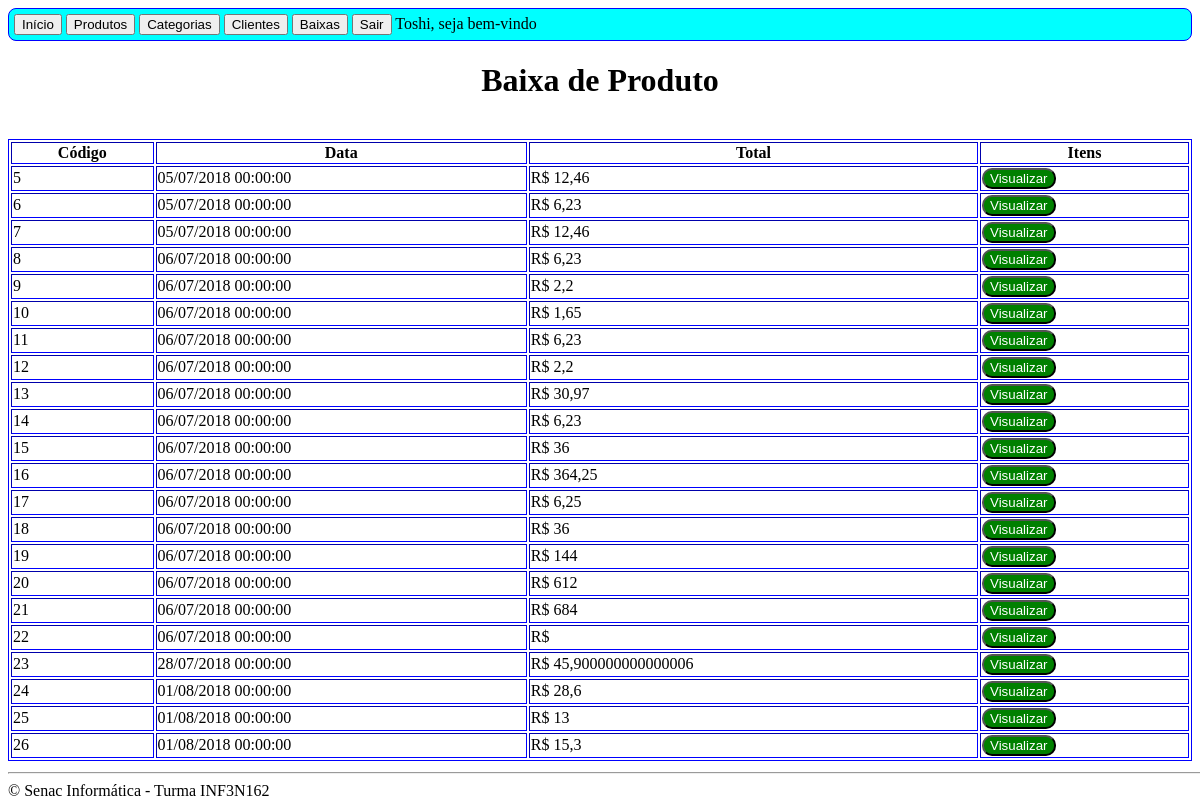
/pedido.php (signed in), run on the app's committed database.
### tables this page shows
CREATE TABLE `pedido` (
  `id` int(11) NOT NULL,
  `codUsuario` int(11) DEFAULT NULL,
  `data` date DEFAULT NULL,
  `valor` double DEFAULT NULL
);

### dao/clsConexao.php (called while the page is built, shortened)
<?php
class Conexao {
    private function abrir(){
        $local = "localhost";
        $banco = "clinicaofitalmo";
        $usuario = "root";
        $senha = "";
        $conn = mysqli_connect($local, $usuario, $senha, $banco);
        return $conn;
    }
    public function consultar( $sql ){
        $conn = $this->abrir();
        if( $conn != NULL ){
            $result = mysqli_query($conn, $sql);
            return $result;
        }  else {
            return NULL;
        }
    }
}

### dao/clsPedidoDAO.php (called while the page is built, shortened)
<?php
include_once CAMINHO.'dao/clsConexao.php';
include_once CAMINHO.'model/clsPedido.php';
class PedidoDAO {
    public static function getPedidoByIdCliente($idCliente){
        $sql = "SELECT p.id AS id, "
                . " DATE_FORMAT(p.data, '%d/%m/%Y %T') AS horario, "
                . " ( SELECT SUM( i.preco * i.quantidade ) FROM itens i "
                . "     WHERE codPedido = p.id ) AS total "
             . " FROM pedido p "
             . " WHERE p.codUsuario = ".$idCliente;
        $conn = new Conexao();
        $result = $conn->consultar($sql);
        $lista = new ArrayObject();
        while( list( $id, $data, $total ) = mysqli_fetch_row($result)){
            $pedido = new Pedido();
            $pedido->setId($id);
            $pedido->setData($data);
            $pedido->setTotal($total);
            $lista->append($pedido);
        }
        return $lista;
    }
}

### model/clsPedido.php (called while the page is built, shortened)
<?php
class Pedido {
    private $id;
    private $data;
    private $total;
    public function getTotal() {
        return $this->total;
    }
    public function setTotal($total) {
        $this->total = $total;
    }
    public function getId() {
        return $this->id;
    }
    public function getData() {
        return $this->data;
    }
    public function setId($id) {
        $this->id = $id;
    }
    public function setData($data) {
        $this->data = $data;
    }
}

### pedido.php (the view, shortened to what this page needs)
<?php
    include_once CAMINHO.'dao/clsPedidoDAO.php';
    include_once CAMINHO.'model/clsPedido.php';
?>
<!DOCTYPE html>
<html>
    <head>
        <link href="estilo.css" type="text/css" rel="stylesheet" />
    </head>
     <body onload="erro()">
        <?php
            require_once 'cabecalho.php';
        ?>
        <h1 align="center">Baixa de Produto</h1>
        <br>
         <?php
        $lista = PedidoDAO::getPedidoByIdCliente( $_SESSION['idCliente'] );
        if( $lista->count() == 0 ){
            echo '<h2><b>Nenhum pedido encontrado!</b></h2>';
        }  else {
        ?>
        <table border="1" width="100%">
            <tr>
                <th>Código</th>
                <th>Data</th>
                <th>Total</th>
                <th>Itens</th>
            </tr>
            <?php
            foreach ($lista as $pedido) {
            ?>
            <tr>
                <td><?php echo $pedido->getId();?></td>
                <td><?php echo $pedido->getData(); ?></td>
                <td><?php echo "R$ ".str_replace(".", ",", $pedido->getTotal()) ; ?>
                </td>
                <td><a href="itens.php?idBaixa=<?php echo $pedido->getId();?>" ><button class="btnVisualizar">Visualizar</button></a></td>
            </tr>
            <?php
            }
            ?>
        </table>
        <?php
        }
            require_once 'rodape.php';
        ?>
    </body>
</html>

### estilo.css (style rules this page uses)
table { border: blue 1px solid; }
.btnVisualizar { background-color: green; color: white; border-radius: 10px; }

### data on the page
pedido: id "5", Data "05/07/2018 00:00:00", Total "12,46"
pedido: id "6", Data "05/07/2018 00:00:00", Total "6,23"
pedido: id "7", Data "05/07/2018 00:00:00", Total "12,46"
pedido: id "8", Data "06/07/2018 00:00:00", Total "6,23"
pedido: id "9", Data "06/07/2018 00:00:00", Total "2,2"
pedido: id "10", Data "06/07/2018 00:00:00", Total "1,65"
pedido: id "11", Data "06/07/2018 00:00:00", Total "6,23"
pedido: id "12", Data "06/07/2018 00:00:00", Total "2,2"
pedido: id "13", Data "06/07/2018 00:00:00", Total "30,97"
pedido: id "14", Data "06/07/2018 00:00:00", Total "6,23"
pedido: id "15", Data "06/07/2018 00:00:00", Total "36"
pedido: id "16", Data "06/07/2018 00:00:00", Total "364,25"
pedido: id "17", Data "06/07/2018 00:00:00", Total "6,25"
pedido: id "18", Data "06/07/2018 00:00:00", Total "36"
pedido: id "19", Data "06/07/2018 00:00:00", Total "144"
pedido: id "20", Data "06/07/2018 00:00:00", Total "612"
pedido: id "21", Data "06/07/2018 00:00:00", Total "684"
pedido: id "22", Data "06/07/2018 00:00:00"
pedido: id "23", Data "28/07/2018 00:00:00", Total "45,900000000000006"
pedido: id "24", Data "01/08/2018 00:00:00", Total "28,6"
pedido: id "25", Data "01/08/2018 00:00:00", Total "13"
pedido: id "26", Data "01/08/2018 00:00:00", Total "15,3"

### other printed values
$_SESSION['nome'] "Toshi"
